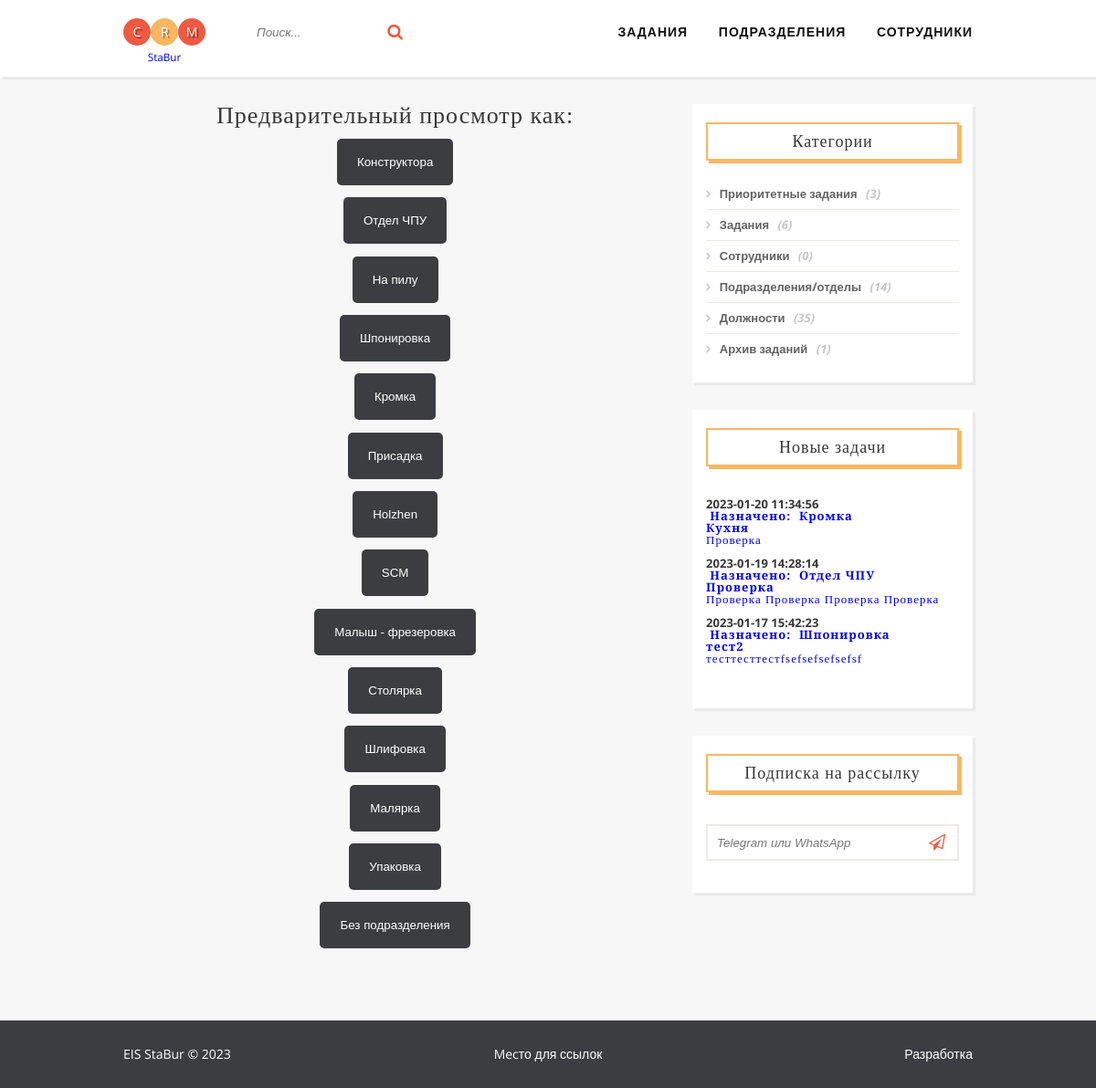
The page / on the database its author committed.
### tables this page shows
CREATE TABLE `department` (
  `id_depart` int(4) UNSIGNED NOT NULL,
  `name_depart` varchar(250) NOT NULL,
  `description_depart` text NOT NULL,
  `code_depart` varchar(12) NOT NULL
);

CREATE TABLE `tasks` (
  `id_task` int(12) UNSIGNED NOT NULL,
  `name_task` varchar(250) NOT NULL,
  `priority_task` varchar(100) DEFAULT NULL,
  `status_task` int(2) UNSIGNED NOT NULL,
  `description_task` text NOT NULL,
  `department_task` int(4) UNSIGNED NOT NULL,
  `datetime_create_task` datetime NOT NULL,
  `datetime_out_task` datetime NOT NULL,
  `url_task` varchar(255) NOT NULL
);

### index.php (the view, shortened to what this page needs)
<!DOCTYPE html>
<html>
<?php
include_once "./inc/connectBD.php";
include_once "./inc/header.php";
?>
  <div class="container">
  <div class="posts-list">
    <article class="post">
    <h2 class="post-title" align="center">Предварительный просмотр как:</h2>
<?php
 $viewID = intval(isset($_GET['viewID']) ? $_GET['viewID'] : null);
 if($viewID){
  header("Location: ./tasks_view_dep.php?id=$viewID");
 } else {
 $sql = "SELECT * FROM department";
 $result = $pdo_conn->query($sql);
if ($result) {
  echo "<form method='get'><div align=\"center\">";
  while($row = $result->fetch(PDO::FETCH_ASSOC)) {
      echo "<button class=\"main\" title=\"Просмотреть как будет видеть " . $row["name_depart"]. "\" type=\"submit\" name=\"viewID\" value=\"" . $row["id_depart"]. "\">" . $row["name_depart"]. "</button><br>";
    }
    echo "</div></form>";
} else {
  echo "<h2 class=\"post-title\">Что-то пошло не так...</h2>";
}
 }
?>
    </article>
  </div>
<? require_once "./inc/right_block.php"; ?>
</div>
<?
include_once "./inc/footer.php";
?>
</body>
</html>

### inc/header.php (shortened to what this page needs)
<head>
  <link rel="stylesheet" type="text/css" href="https://cdnjs.cloudflare.com/ajax/libs/font-awesome/4.4.0/css/font-awesome.css">
  <link rel="stylesheet" type="text/css" href="css/style.css">
</head>
<body>
<header>
    <nav class="container">
      <a title="Логотип" class="logo" href="./"><span>C</span><span>R</span><span>M</span><br /><small>StaBur</small></a>
      <form action="./search.php" method="get" id="searchform">
        <input type="text" placeholder="Поиск..." name="search">
        <button type="submit"><i class="fa fa-search"></i></button>
      </form>
      <ul id="menu">
        <li><a href="./tasks.php">Задания</a></li>
        <li><a href="./department.php">Подразделения</a></li>
        <li><a href="./worker.php">Сотрудники</a></li>
      </ul>
    </nav>
  </header>

### inc/right_block.php
<?php
$query=$pdo_conn->query("SELECT COUNT(*) as count FROM tasks WHERE status_task!='4'");
$query->setFetchMode(PDO::FETCH_ASSOC);
$row_tasks=$query->fetch();
$count_tasks=$row_tasks['count'];
$query=$pdo_conn->query("SELECT COUNT(*) as count FROM tasks WHERE priority_task='Yes'");
$query->setFetchMode(PDO::FETCH_ASSOC);
$row_tasks_prior=$query->fetch();
$count_tasks_prior=$row_tasks_prior['count'];
$query=$pdo_conn->query("SELECT COUNT(*) as count FROM tasks WHERE status_task='4'");
$query->setFetchMode(PDO::FETCH_ASSOC);
$row_tasks_arch=$query->fetch();
$count_tasks_arch=$row_tasks_arch['count'];
$query=$pdo_conn->query("SELECT COUNT(*) as count FROM worker");
$query->setFetchMode(PDO::FETCH_ASSOC);
$row_worker=$query->fetch();
$count_worker=$row_worker['count'];
$query=$pdo_conn->query("SELECT COUNT(*) as count FROM department");
$query->setFetchMode(PDO::FETCH_ASSOC);
$row_depart=$query->fetch();
$count_depart=$row_depart['count'];
$query=$pdo_conn->query("SELECT COUNT(*) as count FROM position_worker");
$query->setFetchMode(PDO::FETCH_ASSOC);
$row_position=$query->fetch();
$count_position=$row_position['count'];
$task_recent = $pdo_conn->query("SELECT * FROM tasks ORDER BY id_task DESC LIMIT 3");
?>
  <aside>
  <div class="widget">
    <h3 class="widget-title">Категории</h3>
    <ul class="widget-category-list">
      <li><a href="./tasks_priority.php">Приоритетные задания</a> (<?php echo "$count_tasks_prior"; ?>)</li>
      <li><a href="./tasks.php">Задания</a> (<?php echo "$count_tasks"; ?>)</li>
      <li><a href="./worker.php">Сотрудники</a> (<?php echo "$count_worker"; ?>)</li>
      <li><a href="./department.php">Подразделения/отделы</a> (<?php echo "$count_depart"; ?>)</li>
      <li><a href="./positions.php">Должности</a> (<?php echo "$count_position"; ?>)</li>
      <li><a href="./archive.php">Архив заданий</a> (<?php echo "$count_tasks_arch"; ?>)</li>
    </ul>
  </div>
  <div class="widget">
    <h3 class="widget-title">Новые задачи</h3>
    <ul class="widget-posts-list">
      <li>
      <? foreach ($task_recent as $row): ?>
        <div class="post-image-small"><?=$row['datetime_create_task']?></div>
        <h4 class="widget-post-title">&nbsp;<a href="tasks.php#<?=$row['id_task']?>"><b>Назначено:&nbsp;
          <?
          $view_dt = "SELECT * FROM department";
          $view_dt = $pdo_conn->query($view_dt);
          while($row_dt = $view_dt->fetch(PDO::FETCH_ASSOC))
          {
          if($row_dt['id_depart']==$row['department_task']) { echo $row_dt['name_depart']; }
          }
          ?>
          </b><br /><b><?=$row['name_task']?></b><br /><?=$row['description_task']?></a><br /><br /></h3>
      <? endforeach ?>
      </li>
    </ul>
  </div>
  <div class="widget">
    <h3 class="widget-title">Подписка на рассылку</h3>
    <form action="" method="post" id="subscribe">
      <input type="telegram" name="messager" placeholder="Telegram или WhatsApp" required>
      <button type="submit"><i class="fa fa-paper-plane-o"></i></button>
    </form>
  </div>
</aside>

### inc/footer.php (shortened to what this page needs)
<footer>
  <div class="container">
    <div class="footer-col"><span>EIS StaBur © 2023</span></div>
    <div class="footer-col">
      <div class="social-bar-wrap">
        <p>Mecто для ссылок</p>
      </div>
    </div>
    <div class="footer-col">
      <a target="_new" title="Написать разработчику" href="https://t.me/StaBur">Разработка</a>
    </div>
  </div>
</footer>

### css/style.css (style rules this page uses)
*, *:after, *:before { box-sizing: border-box; padding: 0; margin: 0; transition: .5s ease-in-out; }
ul { list-style: none; }
a { text-decoration: none; outline: none; }
h1, h2, h3, h4, h5, h6 { font-family: 'Playfair Display'; font-weight: normal; letter-spacing: 1px; }
body { font-family: 'Open Sans', arial, sans-serif; font-size: 14px; line-height: 1; color: #373737; background: #f7f7f7; }
header:after, .container:after, footer:after, .widget-posts-list li:after, #subscribe:after { content: ""; display: table; clear: both; }
.container { margin: 0 auto; width: 100%; max-width: 960px; padding: 0 15px; }
header { width: 100%; background: white; box-shadow: 3px 3px 1px rgba(0, 0, 0, .05); padding: 15px 0; margin-bottom: 30px; position: relative; }
.logo { display: block; float: left; text-align: center; }
.logo span { color: white; display: inline-block; width: 30px; height: 30px; line-height: 30px; border-radius: 50%; margin: 5px 0; text-align: center; text-shadow: 2px 2px 1px rgba(0, 0, 0, .4); }
.logo span:nth-child(odd) { background: #EF5A42; }
.logo span:nth-child(even) { background: #F8B763; }
#menu { float: right; }
#menu li { display: inline-block; margin-right: 30px; }
#menu a { color: #111; text-transform: uppercase; letter-spacing: 1px; font-weight: 600; display: block; line-height: 40px; }
#menu li:last-child { margin-right: 0; }
#searchform { margin-left: 46px; display: inline-block; position: relative; }
#searchform input { width: 170px; float: left; border: none; padding-left: 10px; height: 40px; overflow: hidden; outline: none; color: #9E9C9C; font-style: italic; }
#searchform button { background: transparent; height: 40px; border: none; position: absolute; right: 0px; color: #EF5A42; cursor: pointer; font-size: 18px; }
.posts-list { margin-bottom: 30px; width: 64%; float: left; }
.post { margin-bottom: 35px; }
.post-title { margin-bottom: 12px; font-size: 26px; }
button.main { background: #3C3D41; color: #fff; padding: 18px 22px; margin-bottom: 1em; border: 1px transparent; border-radius: 5px; cursor:pointer; }
aside { width: 33%; float: right; }
.widget { padding: 20px 15px; background: white; font-size: 13px; font-weight: bold; margin-bottom: 30px; box-shadow: 3px 3px 1px rgba(0, 0, 0, .05); }
.widget-title { font-size: 18px; padding: 10px; margin-bottom: 20px; text-align: center; border: 2px solid #F8B763; box-shadow: 3px 3px 0 0 #F8B763; }
.widget-category-list li { border-bottom: 1px solid #EBEBE3; padding: 10px 0; color: #c6c6c6; font-style: italic; }
.widget-category-list li:last-child { border-bottom: none; }
.widget-category-list li a { color: #626262; margin-right: 6px; font-style: normal; }
.widget-category-list li a:before { content: "\f105"; display: inline-block; font-family: 'FontAwesome'; margin-right: 10px; color: #c6c6c6; }
.widget-posts-list li { border-top: 1px solid #EBEBE3; padding: 15px 0; }
.widget-posts-list li:nth-child(1) { border-top: none; }
.post-image-small { width: 50%; float: left; margin-right: 15px; }
.widget-post-title { float: left; }
#subscribe { position: relative; width: 100%; padding: 15px 0; }
#subscribe input { width: 100%; display: block; float: left; border: 2px solid #EBEBE3; padding: 0 0 0 10px; height: 40px; position: relative; outline: none; color: #9E9C9C; font-style: italic; }
#subscribe button { padding: 0 15px; background: transparent; height: 40px; border: none; position: absolute; right: 0; color: #EF5A42; cursor: pointer; font-size: 18px; }
footer { padding: 30px 0; background: #3C3D41; color: white; }
.footer-col { width: 33.3333333333%; float: left; }
.footer-col a { color: white; }
.footer-col:last-child { text-align: right; }
.social-bar-wrap { text-align: center; }

### rows shown on the page
department: name_depart "Конструктора"
department: name_depart "Отдел ЧПУ"
department: name_depart "На пилу"
department: name_depart "Шпонировка"
department: name_depart "Кромка"
department: name_depart "Присадка"
department: name_depart "Holzhen"
department: name_depart "SCM"
department: name_depart "Малыш - фрезеровка"
department: name_depart "Столярка"
department: name_depart "Шлифовка"
department: name_depart "Малярка"
department: name_depart "Упаковка"
department: name_depart "Без подразделения"
tasks: datetime_create_task "2023-01-20 11:34:56", name_task "Кухня", description_task "Проверка"
tasks: datetime_create_task "2023-01-19 14:28:14", name_task "Проверка", description_task "Проверка Проверка Проверка Проверка"
tasks: datetime_create_task "2023-01-17 15:42:23", name_task "тест2", description_task "тесттесттестfsefsefsefsefsf"

### other values the page prints
$count_tasks_prior "3"
$count_tasks "6"
$count_worker "0"
$count_depart "14"
$count_position "35"
$count_tasks_arch "1"
